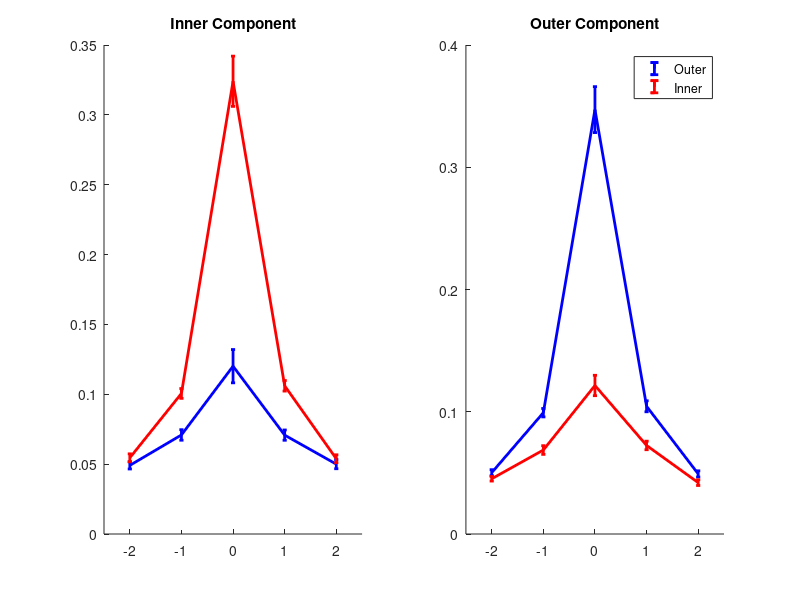

Here is the MATLAB script that generated this plot:
%% Basic Colorbinding Analysis
% Converting Corey's basicAna.R code to Matlab...because I hate R
close all
clear all
fclose all;
set(0,'defaultlinelinewidth',2)

%% Parse data

% Gather data files
allFiles=dir();
fNames={};
for fi=1:length(allFiles)
    if length(allFiles(fi).name)>4 && allFiles(fi).name(length(allFiles(fi).name)-4)=='1'
        fNames{length(fNames)+1}=allFiles(fi).name;
    end
end

% Gather data
% h is outside, v is inside
% 1) ms-precue- 0, no precue
% 2) resp-v-hv- Did you select an h (1) color or a v (2) color? (2 is correct)
% 3) ms-st-cue- 400 ms, 
% 4) nitems- 22 items
% 5) resp-h-pos- Response for first component (0 is correct,numbers are relative position)
% 6) actualStimOn- True stim duration time (I think this is in seconds
% 7) resp-v-pos- Response for second component (0 is correct,numbers are relative position)
% 8) ms-stimon- 94 ms
% 9) resp-h-hv- Did you select an h (1) color or a v (2) color? (1 is correct)
% 10) cue-loc-int- Cued item position (integer)
% 11) cue-loc-x- Cue location x (actual spatial position)
% 12) cue-loc-y- Cue location y (actual spatial position)
% 13) radius- 5.3
% 14) bars-or-spot- 0, basic spots
% 15) npractice- 5
% 16) ntrials- 400
% 17) offsett- -10.5

if ~exist('parsedData.mat')
    allData=nan(400,17,length(fNames));
    excludeData=zeros(length(fNames),1);
    for fi=1:length(fNames)
        
        try
            fiData=csvread(fNames{fi},1,1);
            allData(:,:,fi)=fiData;
        catch
            excludeData(fi)=1;
        end
        
    end
    
    fNames(logical(excludeData))=[];
    allData(:,:,logical(excludeData))=[];
    save('parsedData.mat','fNames','allData')
else
    load('parsedData.mat')
end

%% Probability of selecting a given position and component

% For the h component did you 1) select h, v and 2) from which relative
% position?
hComp=nan(2,5,length(fNames)); 
vComp=nan(2,5,length(fNames));

for fi=1:length(fNames)
    
    disp(unique(allData(:,14,fi)))
    % For vComp------------------------------------------------------------
    % What component did you select?
    vCompSel=allData(:,2,fi)==1;
    vPosData=allData(:,7,fi);
    
    % For v trials in which you selected the h component, what position
    % was that component?
    vselPosH=vPosData(vCompSel);
    [vselPosHCounts]=hist(vselPosH,5);
    
    
    % For v trials in which you selected the v component, what position
    % was that component?
    vselPosV=vPosData(~vCompSel);
    [vselPosVCounts]=hist(vselPosV,5);
    
    vComp(1,:,fi)=vselPosHCounts/sum([vselPosHCounts vselPosVCounts]);
    vComp(2,:,fi)=vselPosVCounts/sum([vselPosHCounts vselPosVCounts]);
    
    
    % For hComp------------------------------------------------------------
    % What component did you select?
    hCompSel=allData(:,9,fi)==1;
    hPosData=allData(:,5,fi);
    
    % For h trials in which you selected the h component, what position
    % was that component?
    hselPosH=hPosData(hCompSel);
    [hselPosHCounts]=hist(hselPosH,5);
    
    
    % For v trials in which you selected the v component, what position
    % was that component?
    hselPosV=hPosData(~hCompSel);
    [hselPosVCounts]=hist(hselPosV,5);
    
    hComp(1,:,fi)=hselPosHCounts/sum([hselPosHCounts hselPosVCounts]);
    hComp(2,:,fi)=hselPosVCounts/sum([hselPosHCounts hselPosVCounts]);
    
end

figure
set(gcf,'color','w');
subplot(1,2,1)
title('Inner Component')
hold on
errorbar(-2:2,mean(vComp(1,:,:),3),std(vComp(1,:,:),0,3)./sqrt(length(fNames)),'b')
errorbar(-2:2,mean(vComp(2,:,:),3),std(vComp(2,:,:),0,3)./sqrt(length(fNames)),'r')
xlim([-2.5 2.5])
hold off

subplot(1,2,2)
title('Outer Component')
hold on
errorbar(-2:2,mean(hComp(1,:,:),3),std(hComp(1,:,:),0,3)./sqrt(length(fNames)),'b')
errorbar(-2:2,mean(hComp(2,:,:),3),std(hComp(2,:,:),0,3)./sqrt(length(fNames)),'r')
xlim([-2.5 2.5])
legend('Outer','Inner')
hold off

%% 







